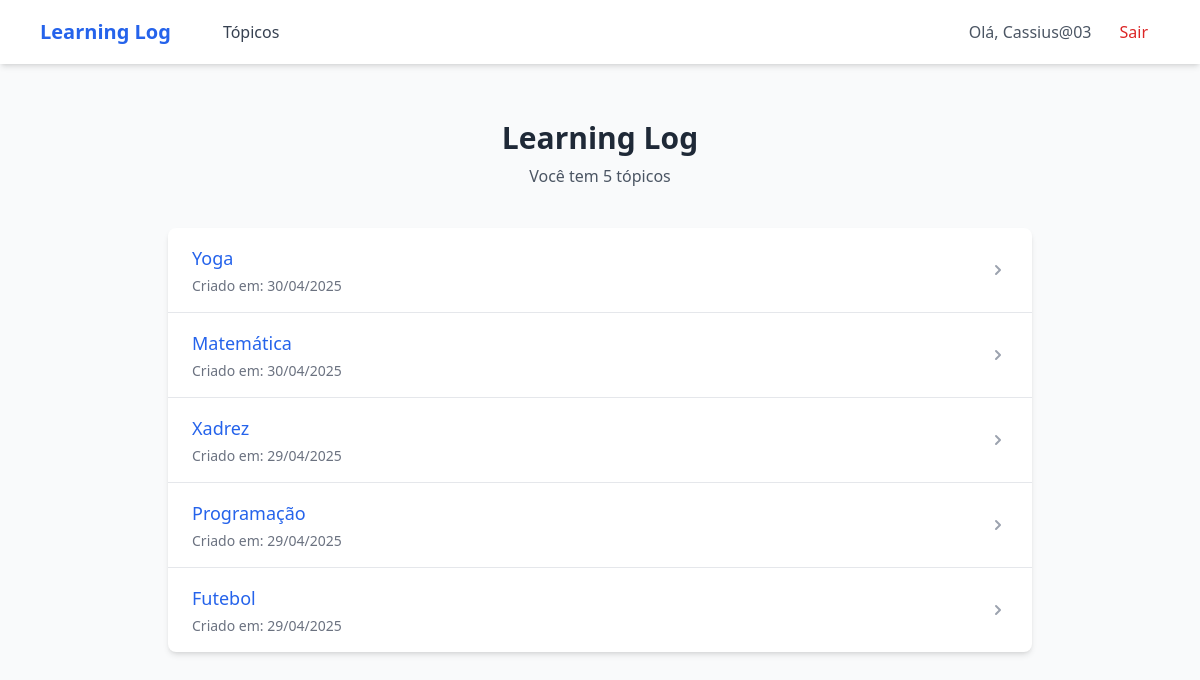
The app's page / (signed in), older data.
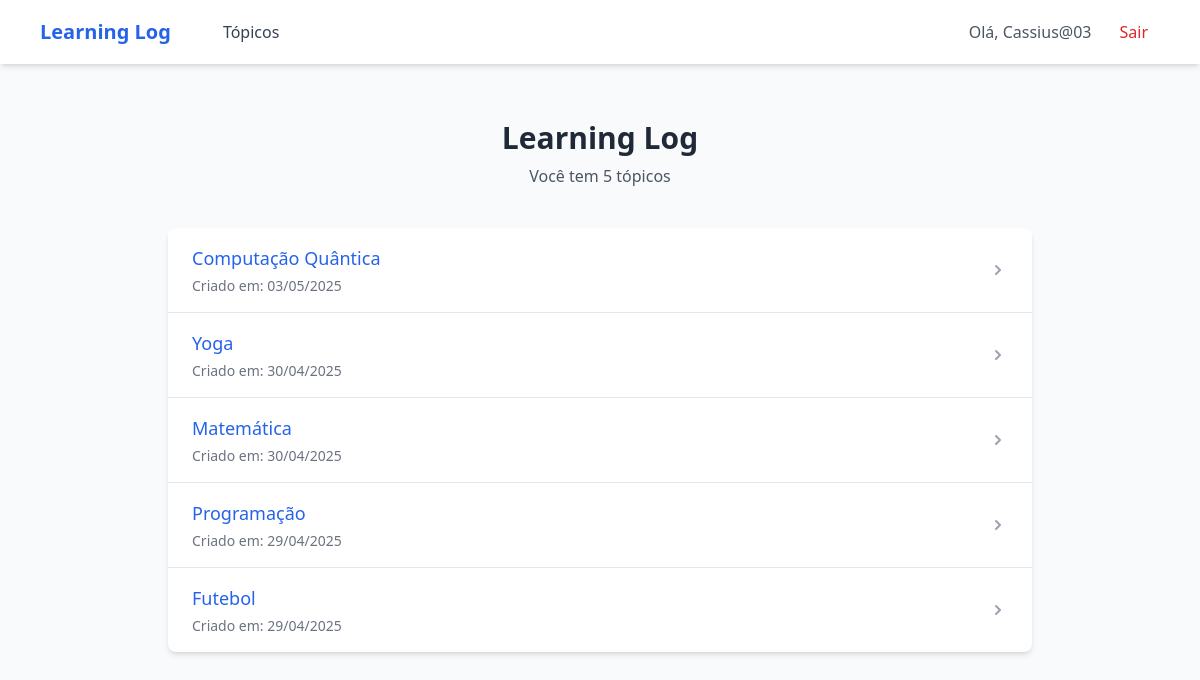
The same page, newer data.
### LLog/models.py (models this page shows)
class Topic(models.Model):
    text = models.CharField(max_length=200)
    date_added = models.DateField(auto_now_add=True)
    owner = models.ForeignKey(User, on_delete=models.CASCADE)
    def __str__(self):
        return self.text

### LLog/views.py (the view)
# urls.py: path('', views.index, name='index'),
def index(request):
    if request.user.is_authenticated:
        topics = Topic.objects.filter(owner=request.user).order_by('-date_added')
    else:
        topics = []
    context = {'topics': topics}
    return render(request, 'LLog/index.html', context)

### LLog/templates/LLog/index.html (shortened to what this page needs)
{% extends "LLog/base.html" %}
{% block content %}
<div class="max-w-4xl mx-auto px-4 py-8">
    <div class="text-center mb-10">
        <h1 class="text-3xl font-bold text-gray-800 mb-2">Learning Log</h1>
        <p class="text-gray-600">
            {% if topics %}
                Você tem {{ topics|length }} tópico{{ topics|length|pluralize }}
            {% else %}
                Bem-vindo ao seu Learning Log!
            {% endif %}
        </p>
    </div>
    {% if topics %}
    <div class="bg-white rounded-lg shadow-md overflow-hidden">
        <ul class="divide-y divide-gray-200">
            {% for topic in topics %}
            <li class="hover:bg-gray-50 transition duration-150">
                <a href="{% url 'topic' topic.id %}" class="block px-6 py-4">
                    <div class="flex justify-between items-center">
                        <div>
                            <h3 class="text-lg font-medium text-blue-600 hover:text-blue-800">{{ topic }}</h3>
                            <p class="text-sm text-gray-500 mt-1">
                                Criado em: {{ topic.date_added|date:"d/m/Y" }}
                            </p>
                        </div>
                        <svg xmlns="http://www.w3.org/2000/svg" class="h-5 w-5 text-gray-400" viewBox="0 0 20 20" fill="currentColor">
                            <path fill-rule="evenodd" d="M7.293 14.707a1 1 0 010-1.414L10.586 10 7.293 6.707a1 1 0 011.414-1.414l4 4a1 1 0 010 1.414l-4 4a1 1 0 01-1.414 0z" clip-rule="evenodd" />
                        </svg>
                    </div>
                </a>
            </li>
            {% endfor %}
        </ul>
    </div>
    {% endif %}
</div>
{% endblock %}

### LLog/templates/LLog/base.html (shortened to what this page needs)
<!DOCTYPE html>
<html lang="pt-br">
<head>
    <script src="https://cdn.tailwindcss.com"></script>
    <link rel="stylesheet" href="https://cdnjs.cloudflare.com/ajax/libs/font-awesome/6.4.0/css/all.min.css">
</head>
<body class="bg-gray-50 min-h-screen">
    <nav class="bg-white shadow-md">
        <div class="max-w-6xl mx-auto px-4">
            <div class="flex justify-between h-16">
                <div class="flex items-center">
                    <a href="{% url 'index' %}" class="text-xl font-bold text-blue-600">Learning Log</a>
                    <div class="hidden md:flex ml-10 space-x-4">
                        <a href="{% url 'topics' %}" class="px-3 py-2 text-gray-700 hover:text-blue-600">Tópicos</a>
                    </div>
                </div>
                <div class="hidden md:flex items-center space-x-4">
                    {% if user.is_authenticated %}
                        <span class="text-gray-600">Olá, {{ user.username }}</span>
                        <a href="{% url 'logout' %}" class="px-3 py-2 text-red-600 hover:text-red-800">Sair</a>
                    {% else %}
                        <a href="{% url 'register' %}" class="px-3 py-2 text-gray-700 hover:text-blue-600">Registrar</a>
                        <a href="{% url 'login' %}" class="px-3 py-2 text-gray-700 hover:text-blue-600">Entrar</a>
                    {% endif %}
                </div>
            </div>
        </div>
    </nav>
    <main class="max-w-6xl mx-auto px-4 py-6">
        {% block content %}{% endblock content %}
    </main>
</body>
</html>

Row changes from the older to the newer data that the page shows:
removed Topic: text "Xadrez", date_added "29/04/2025"
added Topic: text "Computação Quântica", date_added "03/05/2025"
